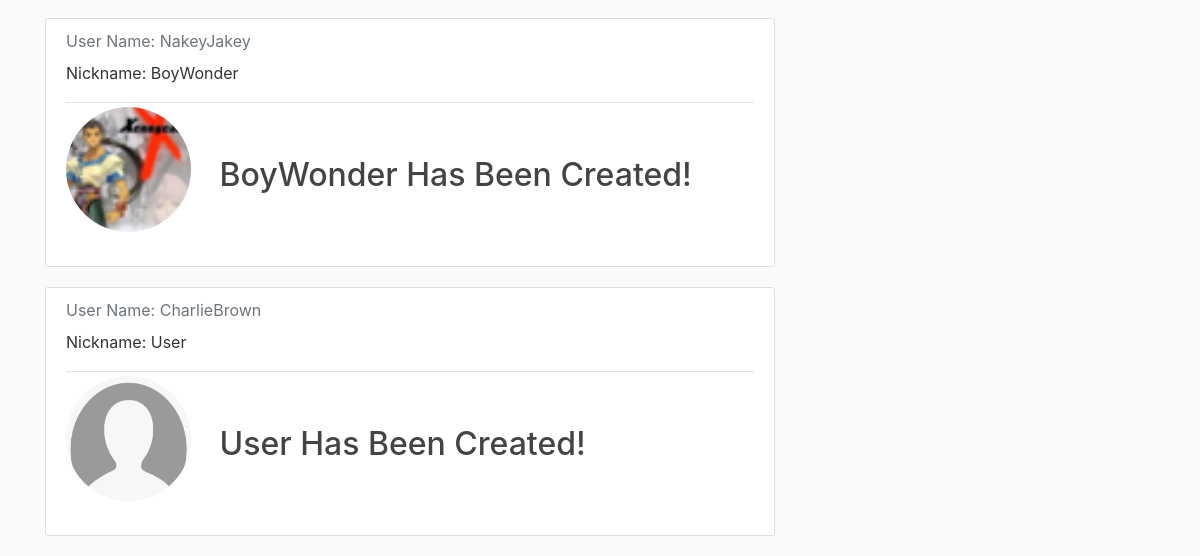
The app's page / (lower part), older data.
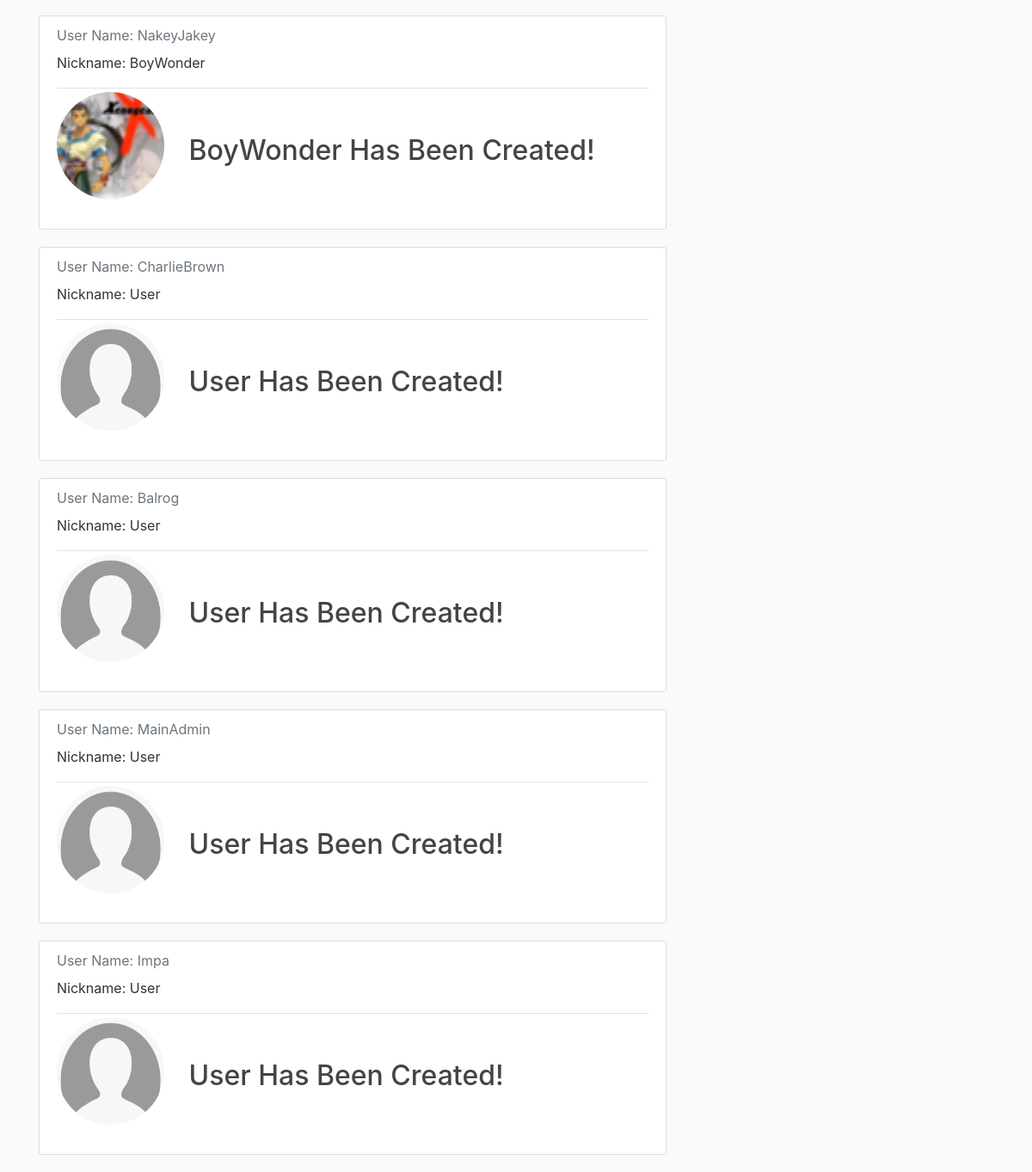
The same page, newer data.
### users/models.py (models this page shows, shortened)
class Profile(models.Model):
    user = models.OneToOneField(User, on_delete=models.CASCADE)
    image = models.ImageField(default='default.jpg', upload_to='profile_pics')
    nickname = models.CharField(max_length=100, default='User')

### blog/views.py (the view)
# urls.py: path('', views.home, name = 'blog-home'),
def home(request):
    context = {
        'posts': Profile.objects.all()
    }
    return render(request, 'blog/home.html', context)

### blog/templates/blog/home.html
{% extends "blog/base.html" %}
{% block content %}
    {% for post in posts %}
        <article class="media content-section">
            <div class="media-body">
            <div class="article-metadata">
                <label class="text-muted">User Name: {{ post.user.username }}</label>
                <p>Nickname: {{ post.user.profile.nickname }}</p>
            </div>
            <h2>
                <img class="rounded-circle account-img" src="{{ post.user.profile.image.url }}">
                <label class="article-title" href="#">{{ post.user.profile.nickname }} Has Been Created!</label></h2>
            </div>
        </article>
    {% endfor %}
{% endblock content %}

Row changes from the older to the newer data that the page shows:
added Profile: user.username "Balrog", user.profile.nickname "User", user.profile.image (placeholder picture)
added Profile: user.username "MainAdmin", user.profile.nickname "User", user.profile.image (placeholder picture)
added Profile: user.username "Impa", user.profile.nickname "User", user.profile.image (placeholder picture)
